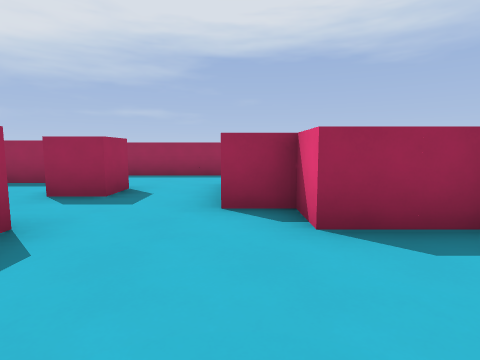
View 1 (above)

12 first-person views from a walk through a 3-D level made in the Godot game engine. The camera is 1.4 m above the floor, tilts 6° down and sees 80° across. The floor is counted in squares, 1.8 m on a side. Each view is taken from the middle of a square. On the plan, view 1 faces up. The plan holds only what a view shows up to about 10 squares ahead; the rest is blank.

View 2
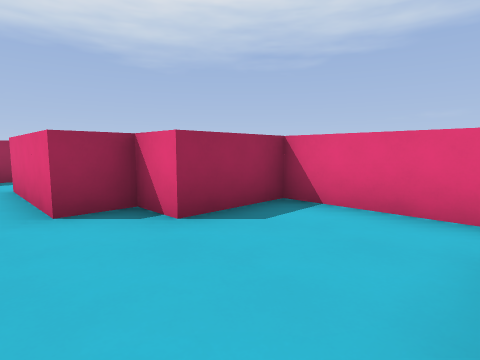

View 3
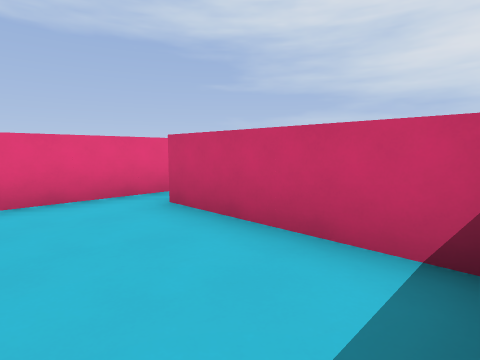

View 4
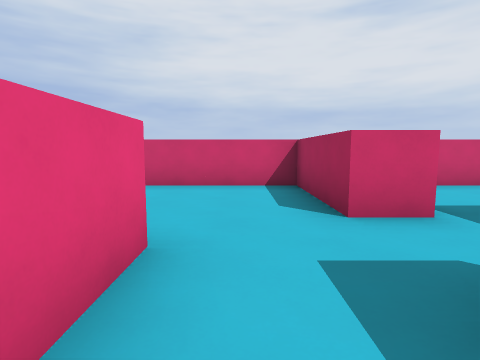

View 5
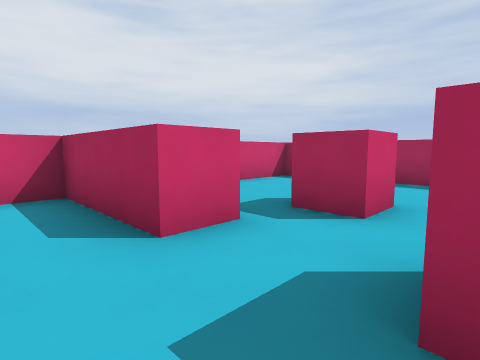

View 6
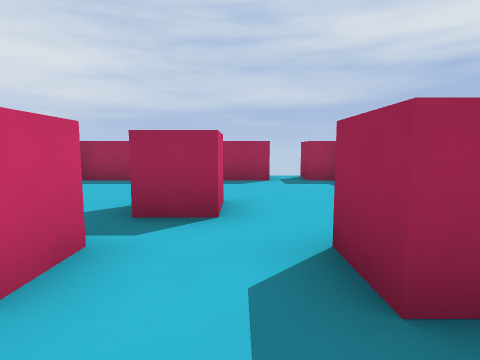

View 7
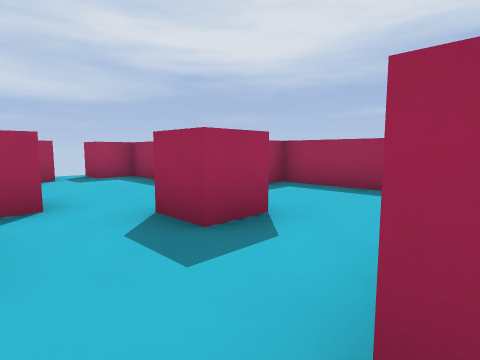

View 8
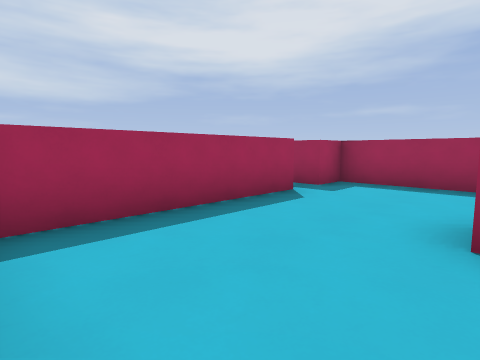

View 9
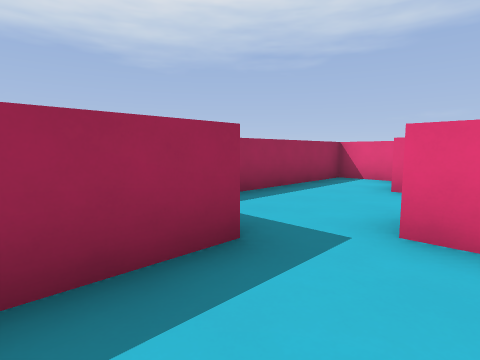

View 10
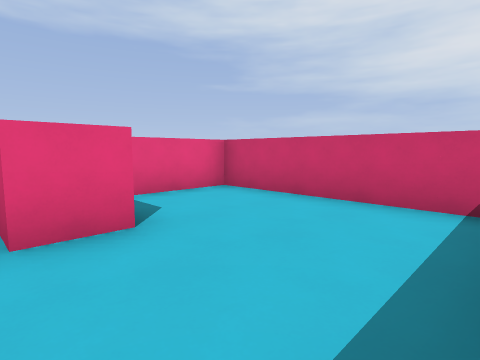

View 11
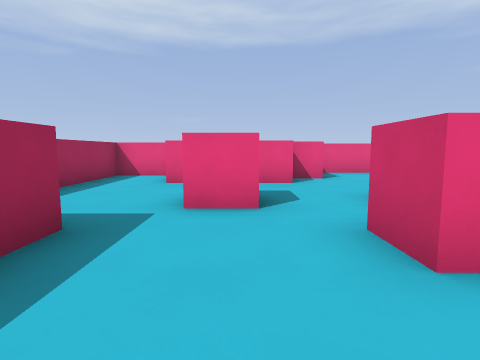

View 12
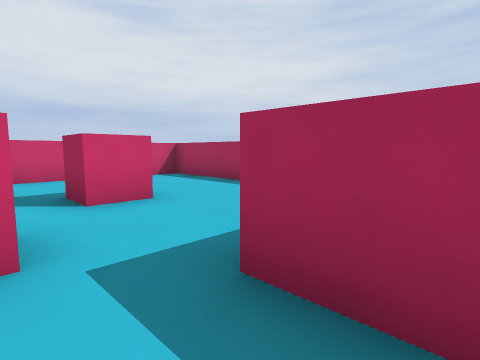

### Floor plan
Ten units are one square. View 1 is at (0, 0); x grows to the right and y downward. Boxes are objects, and circles mark ways between rooms. Rooms are numbered by the first view taken in them; rooms with no view inside come last. Other rooms are left out.
<svg viewBox="-97 -92 130 107">
<path fill="none" stroke="#000" d="M-23 -28 -23 3 18 3M28 9 28 -27 8 -27 8 -37 -3 -37M-34 -28 -23 -28M-53 -26 -53 -38 -43 -38 -43 -28M-23 -58 -23 -48 -33 -48 -33 -58M-3 -37 -3 -68M-82 -49 -82 3 -33 3 -33 -19M18 -72 18 -87 -43 -87 -43 -67 -82 -67 -82 -58 -92 -58"/>
<circle cx="-15" cy="-25" r="3" fill="#2a7"/>
<text x="0" y="-10">1</text>
<text x="-40" y="-40">2</text>
</svg>
Room 1 opens to room 2.

Where each view was taken, in squares from view 1:
view 1: 0 up, 0 right, facing up
view 2: 0 up, 1 left, facing up-right
view 3: 2 up, 2 left, facing down-right
view 4: 6 up, 1 left, facing down
view 5: 5 up, 1 left, facing down-left
view 6: 4 up, 1 left, facing left
view 7: 3 up, 0 right, facing up-left
view 8: 0 up, 5 left, facing up-left
view 9: 5 up, 6 left, facing up-right
view 10: 4 up, 8 left, facing down-right
view 11: 5 up, 7 left, facing right
view 12: 8 up, 3 left, facing down-left
